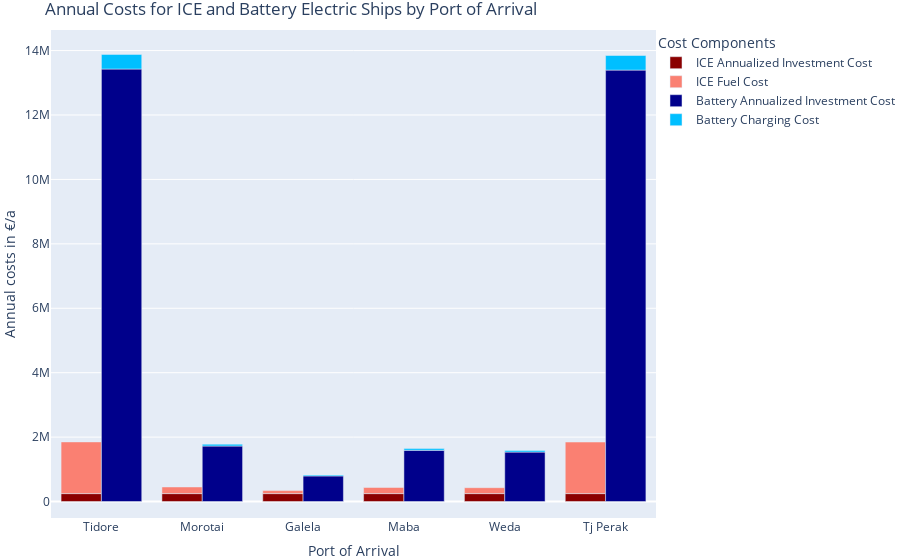

Source (notebook cell):
### Code cell
voyage_df = df

# Define bars for the ICE and Battery Electric costs with distinct colors
fig = go.Figure(data=[
    go.Bar(name='ICE Annualized Investment Cost', x=voyage_df['port_arrive'], y=voyage_df['annual_cost_ice'], 
           hovertext=voyage_df['annual_cost_ice_str'], marker=dict(color='darkred'), offsetgroup=0),
    go.Bar(name='ICE Fuel Cost', x=voyage_df['port_arrive'], y=voyage_df['ice_fuel_cost'], 
           hovertext=voyage_df['ice_fuel_cost_str'], marker=dict(color='salmon'), offsetgroup=0, base=voyage_df['annual_cost_ice']),
    go.Bar(name='Battery Annualized Investment Cost', x=voyage_df['port_arrive'], y=voyage_df['annual_cost_bat'], 
           hovertext=voyage_df['annual_cost_bat_str'], marker=dict(color='darkblue'), offsetgroup=1),
    go.Bar(name='Battery Charging Cost', x=voyage_df['port_arrive'], y=voyage_df['be_electric_cost'], 
           hovertext=voyage_df['be_electric_cost_str'], marker=dict(color='DeepSkyBlue'), offsetgroup=1, base=voyage_df['annual_cost_bat'])
])

# Update the layout for a grouped bar plot
fig.update_layout(
    barmode='group',
    title='Annual Costs for ICE and Battery Electric Ships by Port of Arrival',
    xaxis=dict(title='Port of Arrival'),
    yaxis=dict(title='Annual costs in €/a'),
    legend=dict(
        title='Cost Components',
        x=1,
        xanchor='left',
        y=1,
        yanchor='top',
        bgcolor='rgba(255,255,255,0)',
        bordercolor='rgba(255,255,255,0)'
    ),
    legend_orientation="v",
    margin=dict(l=0, r=0, t=30, b=0)  # Adjust margins to fit the legend outside the view if needed
)



# Add custom hovertemplate for each trace

fig.update_traces(
    hovertemplate="<b>%{x}</b><br>%{data.name}: €%{hovertext}<extra></extra>",
    selector=dict(name='ICE Annualized Investment Cost')
)
fig.update_traces(
    hovertemplate="<b>%{x}</b><br>%{data.name}: €%{hovertext}<extra></extra>",
    selector=dict(name='ICE Fuel Cost')
)
fig.update_traces(
    hovertemplate="<b>%{x}</b><br>%{data.name}: €%{hovertext}<extra></extra>",
    selector=dict(name='Battery Annualized Investment Cost')
)
fig.update_traces(
    hovertemplate="<b>%{x}</b><br>%{data.name}: €%{hovertext}<extra></extra>",
    selector=dict(name='Battery Charging Cost')
)


# Show the figure
fig.show()

# Export the Annualized Investment Costs plot to HTML
# fig.write_html("annual_costs.html")

### Figure 1 — Plotly figure (JSON) as saved in the notebook; plotly's stock layout.template omitted (floating-point values rounded to 4 significant figures)
{"data": [{"hovertemplate": "<b>%{x}</b><br>%{data.name}: €%{hovertext}<extra></extra>", "hovertext": ["246,463", "246,463", "246,463", "246,463", "246,463", "246,463"], "marker": {"color": "darkred"}, "name": "ICE Annualized Investment Cost", "offsetgroup": "0", "type": "bar", "x": ["Tidore", "Morotai", "Galela", "Maba", "Weda", "Tj Perak"], "y": [246463, 246463, 246463, 246463, 246463, 246463]}, {"base": [246463, 246463, 246463, 246463, 246463, 246463], "hovertemplate": "<b>%{x}</b><br>%{data.name}: €%{hovertext}<extra></extra>", "hovertext": ["1,604,874", "205,888", "95,025", "190,051", "183,452", "1,600,915"], "marker": {"color": "salmon"}, "name": "ICE Fuel Cost", "offsetgroup": "0", "type": "bar", "x": ["Tidore", "Morotai", "Galela", "Maba", "Weda", "Tj Perak"], "y": [1604874, 205888, 95025, 190051, 183452, 1600915]}, {"hovertemplate": "<b>%{x}</b><br>%{data.name}: €%{hovertext}<extra></extra>", "hovertext": ["13,427,149", "1,722,562", "795,029", "1,590,057", "1,534,847", "13,394,023"], "marker": {"color": "darkblue"}, "name": "Battery Annualized Investment Cost", "offsetgroup": "1", "type": "bar", "x": ["Tidore", "Morotai", "Galela", "Maba", "Weda", "Tj Perak"], "y": [13427149, 1722562, 795029, 1590057, 1534847, 13394023]}, {"base": [13427149, 1722562, 795029, 1590057, 1534847, 13394023], "hovertemplate": "<b>%{x}</b><br>%{data.name}: €%{hovertext}<extra></extra>", "hovertext": ["454,513", "58,309", "26,912", "53,824", "51,955", "453,392"], "marker": {"color": "DeepSkyBlue"}, "name": "Battery Charging Cost", "offsetgroup": "1", "type": "bar", "x": ["Tidore", "Morotai", "Galela", "Maba", "Weda", "Tj Perak"], "y": [454513, 58309, 26912, 53824, 51955, 453392]}], "layout": {"barmode": "group", "legend": {"bgcolor": "rgba(255,255,255,0)", "bordercolor": "rgba(255,255,255,0)", "orientation": "v", "title": {"text": "Cost Components"}, "x": 1, "xanchor": "left", "y": 1, "yanchor": "top"}, "margin": {"b": 0, "l": 0, "r": 0, "t": 30}, "title": {"text": "Annual Costs for ICE and Battery Electric Ships by Port of Arrival"}, "xaxis": {"title": {"text": "Port of Arrival"}}, "yaxis": {"title": {"text": "Annual costs in €/a"}}}}
